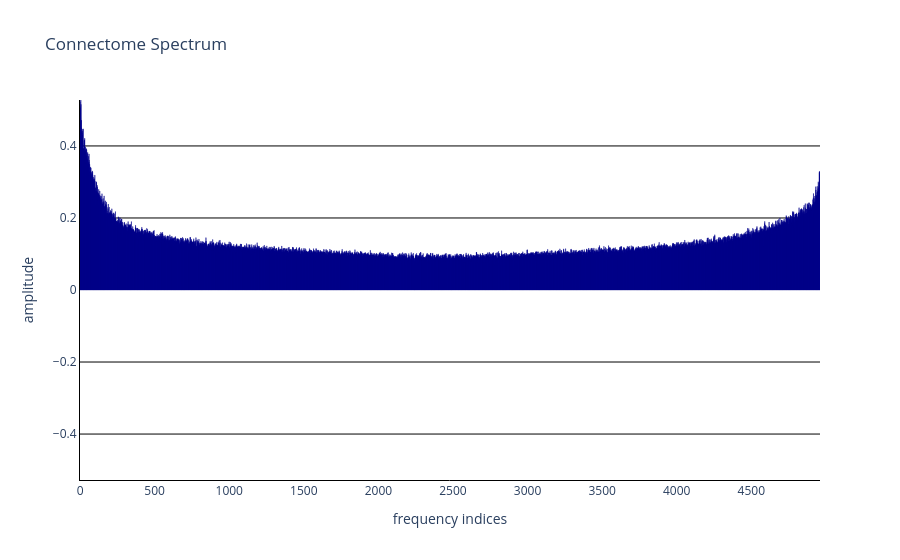

The code cell stored with this chart in its notebook:
### Markdown cell above
## wCSET solution

#### ⚙️ <font color=green>**Instanciate weights**</font>

The weights are extracted from the eigenvalues of structural connectome. So we will recompute the eigenvectors (graph Fourier transform) and eigenvalues here.

🎚️ <font color=pink>**Weights**</font>:
- `relax`: Relaxation parameter for computing weights

### Code cell
################## Parameters ###################
# weights
relax = 0.2
#################################################

pos = mm.utils.get_src_position(data["fwd"]["src"])
G = pygsp.graphs.Graph(data["sc"], lap_type="normalized", coords=pos)
G.compute_fourier_basis()

cst     = G.U.T
eigvals = G.e

weights = mm.utils.harmonic_weights(eigvals, relaxation=relax)
mm.viz.plot_spectrum(weights)

### Figure 1 — Plotly figure (JSON) as saved in the notebook; plotly's stock layout.template omitted (floating-point values rounded to 4 significant figures; data arrays with more than 128 entries replaced by an {"elided": "..."} marker saying what was removed)
{"data": [{"marker": {"color": "darkblue", "line": {"color": "darkblue"}}, "type": "bar", "visible": true, "y": {"elided": "4961 float values"}}], "layout": {"plot_bgcolor": "white", "showlegend": false, "title": {"text": "Connectome Spectrum"}, "xaxis": {"linecolor": "black", "title": {"text": "frequency indices"}}, "yaxis": {"gridcolor": "black", "linecolor": "black", "range": [-0.5276, 0.5276], "title": {"text": "amplitude"}}}}
